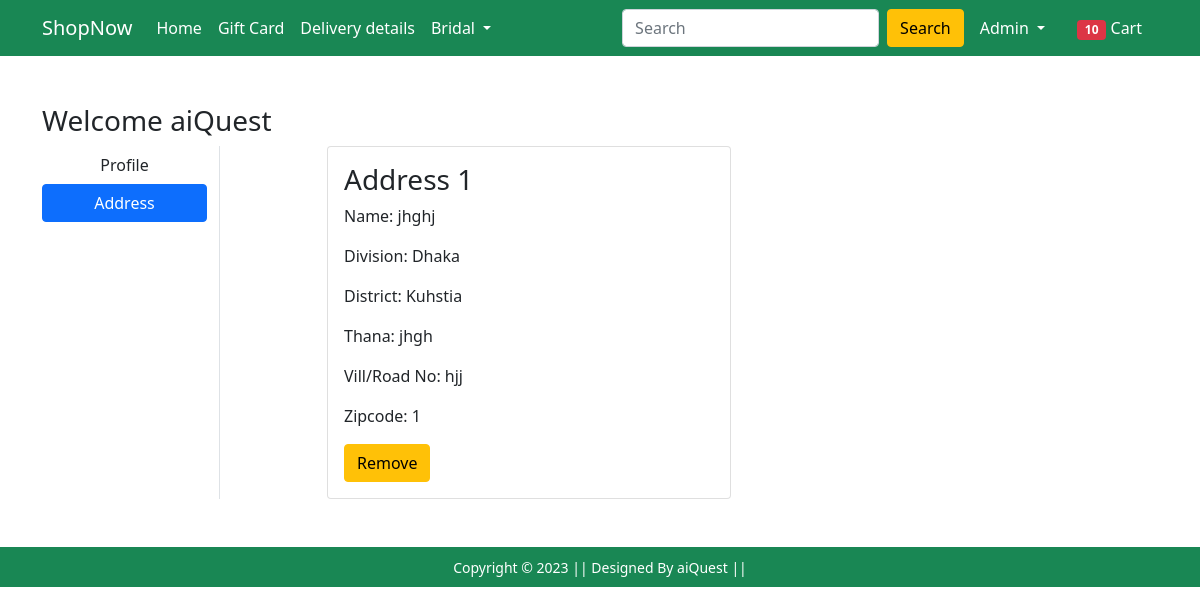
The app's page /address/ (signed in) with its own data.
### Shop/models.py (models this page shows)
class Customer(models.Model):
    user = models.ForeignKey(User, on_delete=models.CASCADE)
    name = models.CharField(max_length=200)
    division = models.CharField(choices=DIVISION_CHOICES, max_length=50)
    district = models.CharField(max_length=200)
    thana = models.CharField(max_length=50)
    villorroad = models.CharField(max_length=50)
    zipcode = models.IntegerField()
    def __str__(self):
        return str(self.id)

### Shop/views.py (the view)
# urls.py: path('address/', views.address, name='address'),
@login_required
def address(request):
 add = Customer.objects.filter(user=request.user)
 print(add)
 if  add.exists():
    return render(request, 'Shop/address.html', {'add':add, 'active':'btn-primary' , 'd':"none"})
 return render(request, 'Shop/address.html', {'d':'Block'})

### Shop/templates/Shop/address.html (shortened to what this page needs)
{% extends 'Shop/base.html' %}
{% load static %}
{% block main-content %}
<div class="container my-5">
    <div class="row">
        <h3>Welcome aiQuest</h3>
        <div class="col-sm-2 border-end">
            <ul class="list-unstyled">
                <li class="d-grid"><a href="{% url 'profile' %}" class="btn">Profile</a></li>
                <li class="d-grid"><a href="{% url 'address' %}" class="btn {{active}}">Address</a></li>
            </ul>
        </div>
        <div class="col-sm-9 offset-sm-1 ">
            <div class="row">
                {% for ad in add %}
                <div class="col-sm-6">
                    <div class="card">
                        <div class="card-body">
                            <h3>Address {{forloop.counter}}</h3>
                            <p>Name: {{ad.name}}</p>
                            <p>Division: {{ad.division}}</p>
                            <p>District: {{ad.district}}</p>
                            <p>Thana: {{ad.thana}}</p>
                            <p>Vill/Road No: {{ad.villorroad}}</p>
                            <p>Zipcode: {{ad.zipcode}}</p>
                            <a  addressid="{{ad.id}}" class="remove-address btn btn-warning ">Remove</a>
                        </div>
                    </div>
                </div>
                {% endfor %}
            </div>
        </div>
    </div>
</div>
{% endblock main-content %}

### Shop/templates/Shop/base.html (shortened to what this page needs)
<!doctype html>
{% load static %}
<html lang="en">
<head>
    <link href="https://cdn.jsdelivr.net/npm/bootstrap@5.0.0-beta1/dist/css/bootstrap.min.css" rel="stylesheet"
>
    <link rel="stylesheet" href="{% static 'Shop/css/owl.carousel.min.css' %}">
    <link rel="stylesheet" href="{% static 'Shop/css/all.min.css' %}">
    <link rel="stylesheet" href="{% static 'Shop/css/style.css' %}">
    <link rel="stylesheet" href="{% static 'Shop/css/order.css' %}">
</head>
<body>
    <nav class="navbar navbar-expand-lg navbar-dark bg-success">
        <div class="container">
            <a class="navbar-brand" href="/">ShopNow</a>
            <div class="collapse navbar-collapse" id="navbarSupportedContent">
                <ul class="navbar-nav me-auto mb-2 mb-lg-0">
                    <li class="nav-item">
                        <a class="nav-link active" aria-current="page" href="/">Home</a>
                    </li>
                    <li class="nav-item">
                        <a class="nav-link active" aria-current="page" href="#">Gift Card</a>
                    </li>
                    <li class="nav-item">
                        <a class="nav-link active" aria-current="page" href="#">Delivery details</a>
                    </li>
                    <li class="nav-item dropdown">
                        <a class="nav-link dropdown-toggle text-white" href="#" id="electronicsDropdown" role="button"
                            data-bs-toggle="dropdown" aria-expanded="false">
                            Bridal
                        </a>
                    </li>
                </ul>
                <form class="d-flex">
                    <input class="form-control me-2" type="search" placeholder="Search" aria-label="Search">
                    <button class="btn btn-warning" type="submit">Search</button>
                </form>
                <div>
                    <ul class="navbar-nav me-auto mb-2 mb-lg-0">
                        {% if request.user.is_authenticated %}
                        <li class="nav-item dropdown mx-2">
                            <a class="nav-link dropdown-toggle text-white" href="#" id="profileDropdown" role="button"
                                data-bs-toggle="dropdown" aria-expanded="false">
                                {{request.user.username|capfirst}}
                            </a>
                        </li>
                        <li class="nav-item mx-2">
                            <a href="{% url 'showcart' %}" class="nav-link text-white"><span
                                    class="badge bg-danger">10</span> Cart </a>
                        </li>
                        {% endif %}
                    </ul>
                </div>
            </div>
        </div>
    </nav>
    {% block main-content %} {% endblock main-content %}
    <footer class="container-fluid bg-success text-center p-2 mt-5">
        <small class="text-white">Copyright &copy; 2023 || Designed By aiQuest || </small>
    </footer>
</body>
</html>

### records on screen
Customer: name "jhghj", division "Dhaka", district "Kuhstia", thana "jhgh", villorroad "hjj", zipcode "1"

### other values on screen
{{ request.user.username|capfirst }} "Admin"
